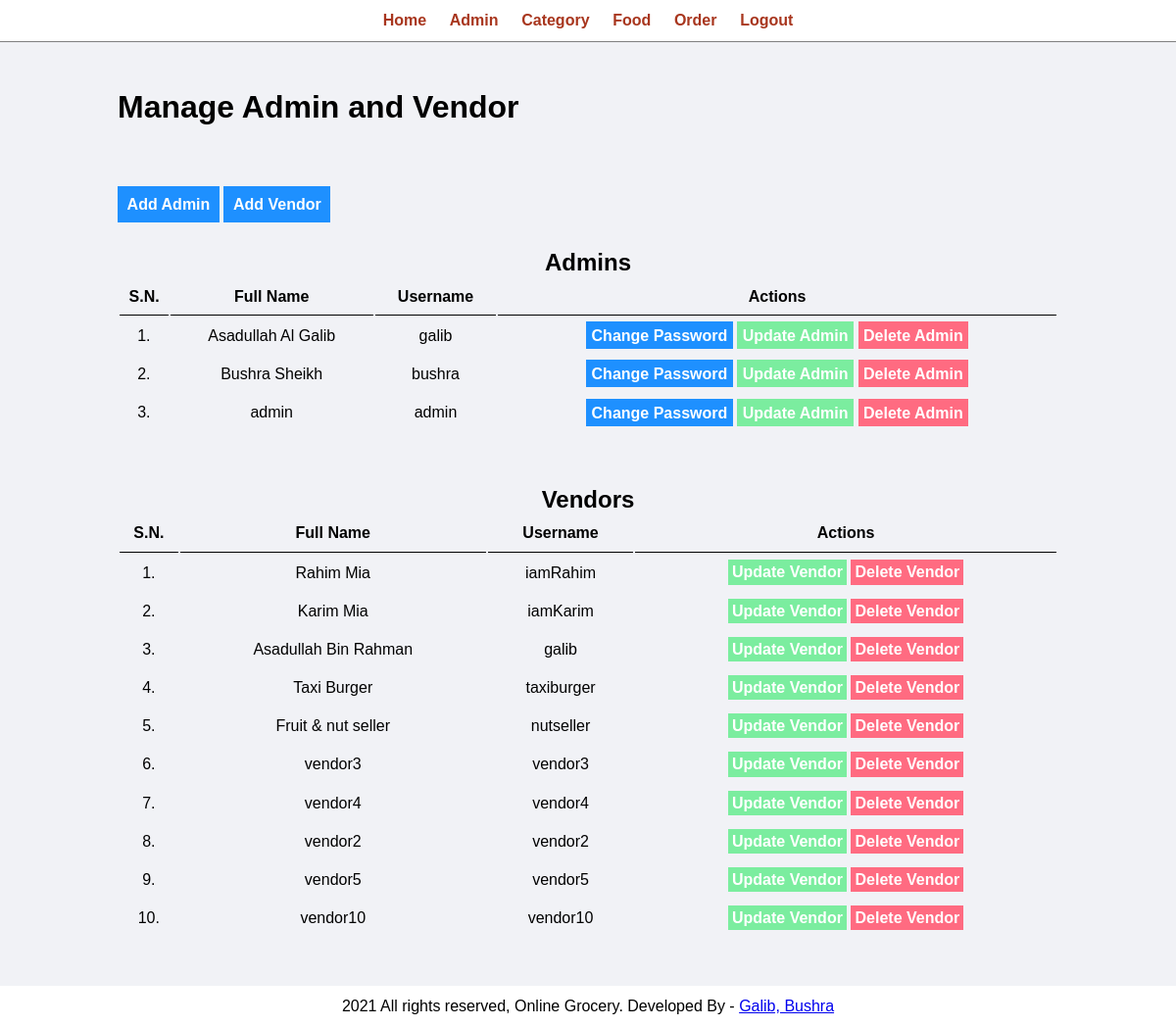
The page /admin/manage-admin.php (signed in) on the database its author committed.
### tables this page shows
CREATE TABLE `tbl_vendor` (
  `id` int(10) UNSIGNED NOT NULL,
  `full_name` varchar(100) NOT NULL,
  `username` varchar(100) NOT NULL,
  `password` varchar(255) NOT NULL
);

### admin/manage-admin.php (the view, shortened to what this page needs)
<link rel="stylesheet" type="text/css" href="../css/admin.css">
<?php include('partials/menu.php'); ?>
        <div class="main-content">
            <div class="wrapper">
                <h1>Manage Admin and Vendor</h1>
                <br />
                <br><br><br>
                <a href="add-admin.php" class="btn-primary">Add Admin</a>
                <a href="add-vendor.php" class="btn-primary">Add Vendor</a>
                <br /><br /><br />
                <table class="tbl-full">
                    <figcaption class="text-center"><h2>Admins</h2></figcaption>
                    <tr class="text-center">
                        <th>S.N.</th>
                        <th>Full Name</th>
                        <th>Username</th>
                        <th>Actions</th>
                    </tr>
                    <?php
                        $sql = "SELECT * FROM tbl_admin";
                        $res = mysqli_query($conn, $sql);
                        if($res==TRUE)
                        {
                            $count = mysqli_num_rows($res);
                            $sn=1;
                            if($count>0)
                            {
                                while($rows=mysqli_fetch_assoc($res))
                                {
                                    $id=$rows['id'];
                                    $full_name=$rows['full_name'];
                                    $username=$rows['username'];
                                    ?>
                                    <tr class="text-center">
                                        <td><?php echo $sn++; ?>. </td>
                                        <td><?php echo $full_name; ?></td>
                                        <td><?php echo $username; ?></td>
                                        <td>
                                            <a href="<?php echo SITEURL; ?>admin/update-password.php?id=<?php echo $id; ?>" class="btn-primary">Change Password</a>
                                            <a href="<?php echo SITEURL; ?>admin/update-admin.php?id=<?php echo $id; ?>" class="btn-secondary">Update Admin</a>
                                            <a href="<?php echo SITEURL; ?>admin/delete-admin.php?id=<?php echo $id; ?>" class="btn-danger">Delete Admin</a>
                                        </td>
                                    </tr>
                                    <?php
                                }
                            }
                            else
                            {
                            }
                        }
                    ?>
                </table>
                <br /><br /><br />
                <table class="tbl-full">
                    <figcaption class="text-center"><h2>Vendors</h2></figcaption>
                    <tr class="text-center">
                        <th>S.N.</th>
                        <th>Full Name</th>
                        <th>Username</th>
                        <th>Actions</th>
                    </tr>
                    <?php
                        $sql = "SELECT * FROM tbl_vendor";
                        $res = mysqli_query($conn, $sql);
                        if($res==TRUE)
                        {
                            $count = mysqli_num_rows($res);
                            $sn=1;
                            if($count>0)
                            {
                                while($rows=mysqli_fetch_assoc($res))
                                {
                                    $id=$rows['id'];
                                    $full_name=$rows['full_name'];
                                    $username=$rows['username'];
                                    ?>
                                    <tr class="text-center">
                                        <td><?php echo $sn++; ?>. </td>
                                        <td><?php echo $full_name; ?></td>
                                        <td><?php echo $username; ?></td>
                                        <td>
                                            <a href="<?php echo SITEURL;?>admin/update-vendor.php?id=<?php echo $id; ?>" class="btn-secondary">Update Vendor</a>
                                            <a href="<?php echo SITEURL;?>admin/delete-vendor.php?id=<?php echo $id; ?>" class="btn-danger">Delete Vendor</a>
                                        </td>
                                    </tr>
                                    <?php
                                }
                            }
                            else
                            {
                            }
                        }
                    ?>
                </table>
            </div>
        </div>
<?php include('partials/footer.php'); ?>

### css/admin.css (style rules this page uses)
* { margin: 0; padding: 0; font-family: Arial, Helvetica, sans-serif; }
.wrapper { padding: 1%; width: 80%; margin: 0 auto; }
.text-center { text-align: center; }
.main-content { padding: 3% 0; background-color: #f1f2f6; }
.tbl-full { width: 100%; }
table tr th { border-bottom: 1px solid black; padding: 1%; }
table tr td { padding: 1%; }
.btn-primary { background-color: #1e90ff; padding: 1%; color: white; text-decoration: none; font-weight: bold; }
.btn-secondary { background-color: #7bed9f; padding: 1%; color: white; text-decoration: none; font-weight: bold; }
.btn-danger { background-color: #ff6b81; padding: 1%; color: white; text-decoration: none; font-weight: bold; }

### rows shown on the page
tbl_vendor: full_name "Rahim Mia", username "iamRahim"
tbl_vendor: full_name "Karim Mia", username "iamKarim"
tbl_vendor: full_name "Asadullah Bin Rahman", username "galib"
tbl_vendor: full_name "Taxi Burger", username "taxiburger"
tbl_vendor: full_name "Fruit & nut seller", username "nutseller"
tbl_vendor: full_name "vendor3", username "vendor3"
tbl_vendor: full_name "vendor4", username "vendor4"
tbl_vendor: full_name "vendor2", username "vendor2"
tbl_vendor: full_name "vendor5", username "vendor5"
tbl_vendor: full_name "vendor10", username "vendor10"

### other values the page prints
$full_name "Asadullah Al Galib"
$username "galib"
$full_name "Bushra Sheikh"
$username "bushra"
$full_name "admin"
$username "admin"
